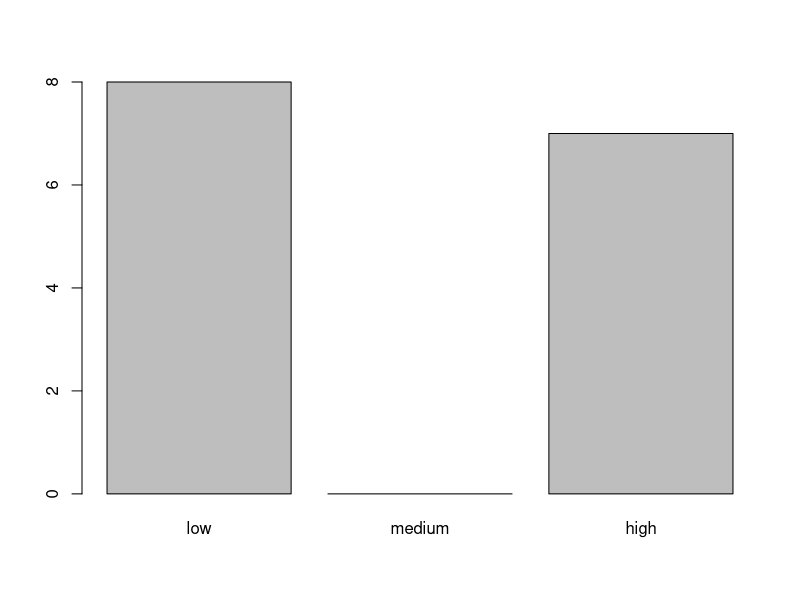
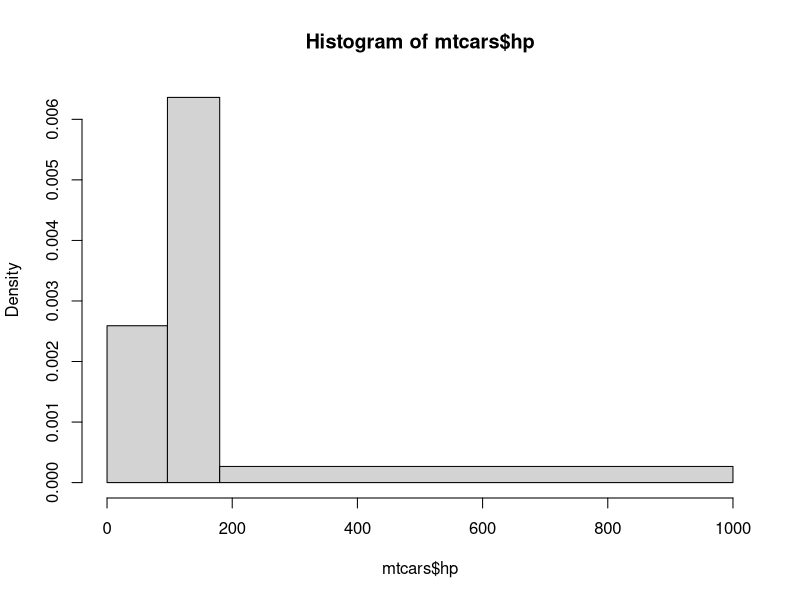
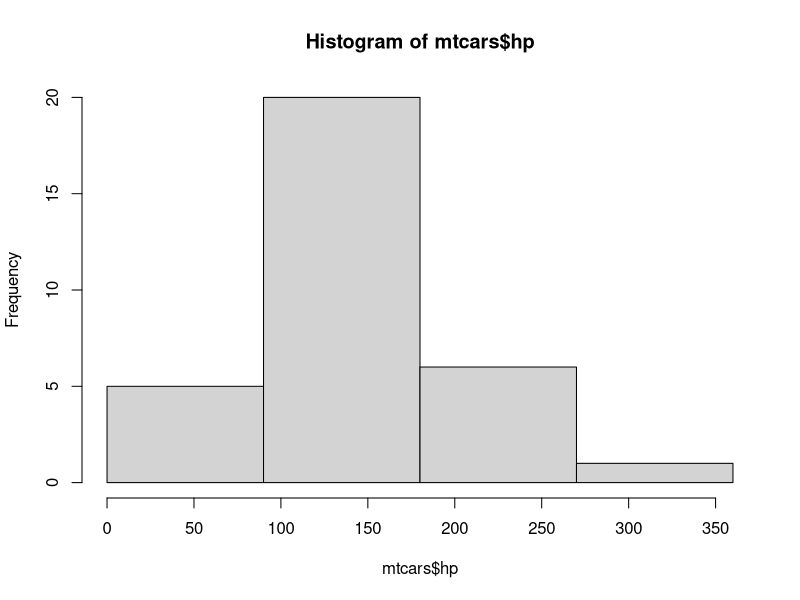
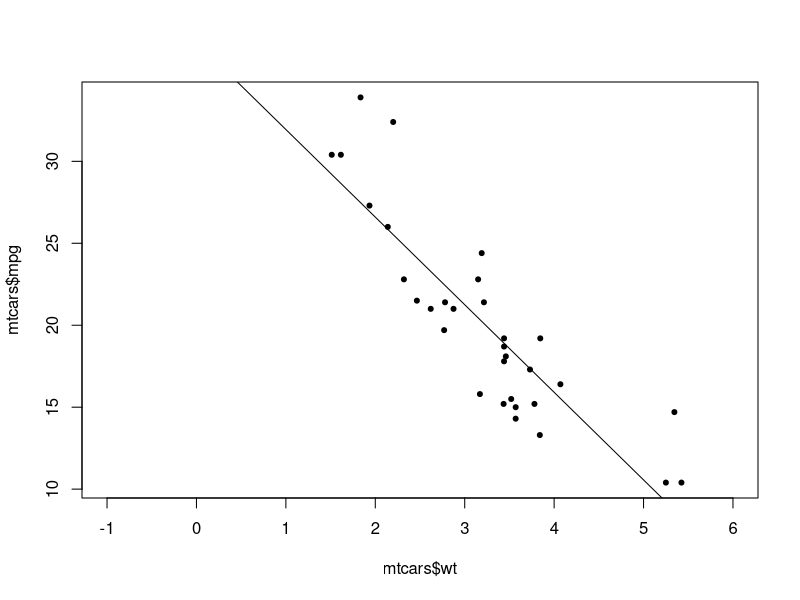

Source code (R) for these figures, in order:
###################################
###################################
########                   ########
########   Data Science 3  ########
########       Lab 6       ######## 
########  21st Nov. 2023    ########
########                   ########
###################################
###################################


# Welcome to lab number 6. Today we'll be learning a few more 
# R/general programming concepts before moving onto lecture examples

########################################
####    Boolean logic, continued    ####
########################################

# the main logic operators in R are as follows:
# the NOT operator, !, turns TRUE into FALSE and vice versa
!TRUE
!FALSE
# the AND operator, &, returns TRUE only if elements on both sides of the operator are TRUE
1==1 & 2==1
# the inclusive OR operator, |, returns TRUE if EITHER of the elements are TRUE
1==1 | 2==1

# there is no operator for exclusive OR, but there is a function, xor()
xor(1==1 , 2==2)

# 1.1 
# mtcars is a database of cars with several variables such as horsepower, weight, number of cylinders etc.
data(mtcars)
head(mtcars)
# Using indexing (square brackets) and the & operator, write a line of code
# that selects only the rows of mtcars with at least 6 cylinders (mtcars$cyl >= 6) and horsepower of at least 110 (mtcars$hp >= 110). Remember to include all the columns.

d2<- mtcars[mtcars$cyl >= 6 & mtcars$hp >= 110, ]
nrow(d2)

#to cearte new columns as 0

d2$newcolumn <- 0
head(d2)

#creste a new variable or column called 'powerful' that takes the value 'low' when the horspower is in the bottom quartle. 'meduim' when is in the middle 2 quartile, and high when hthe horsepower is in the top quartile

mtcars$powerful <- NA #to create an object
quantile(mtcars$hp, 0.5) #it also means the midian, the 50% quartle
median(mtcars$hp)
quantile(mtcars$hp, 0.75)
summary(mtcars$hp)
mtcars$powerful [mtcars$hp < quantile(mtcars$hp, 0.25)] <- 'low'
mtcars$powerful [mtcars$hp >= quantile(mtcars$hp, 0.25)
                    & mtcars$hp <= quantile(mtcars$hp, 0.75)] <- 'meduim'

mtcars$powerful [mtcars$hp >= quantile(mtcars$hp, 0.75)] <- 'high'

#another method

mtcars$powerful <- cut(mtcars$hp, breaks = c(0, 96.5, 180, 1000), labels= c('low', 'meduim', 'high'))

mtcars$powerful <- cut(mtcars$hp, breaks = quantile (mtcars$hp, c(0, 0.25, 0.75, 1)), c('low', 'meduim', 'high'))

library(tidyverse)
mtcars %>% mutate (powerful = case_when (hp < quantile(mtcars$hp, 0.25) ~ 'low',
                                  hp >= 96.5 & hp<= 180 ~ 'meduim',
                                  hp > 180 ~ 'high') )-> mtcars

  mtcars <- mtcars[, colnames(mtcars)!= 'example'] #its nt necessary, it is to delete what has been stored in the class
mtcars$powerful <- factor(mtcars$powerful, levels= c('low', 'medium', 'high'))
  barplot(table(mtcars$powerful))
  hist(mtcars$hp, breaks= c(0, 96.5, 180, 1000))
  hist(mtcars$hp, breaks= c(0, 90, 180, 270, 360))
  summary(mtcars$hp)
### 1.2
# Now select only those rows with either high efficiency (miles per gallon (mpg) of at least 25) or low weight (wt <= 2.5)

#############################
####    If statements    ####
#############################

# The if() function will execute everything after it, either on the same line or in {} brackets,
# only if there is a TRUE boolean statement within the parentheses
x <- 5
if(x > 3) print ('This statement is true')
if(x-4==1){
  new_object <- c('this','statement','is','also','true')
  print(new_object)
}

### 2.1
# Write a function called probe, that takes two arguments, n and w.
# The function should return a character vector of length n, consisting of 'Water' and 'Land', sampled with probability w. (so probability of sampling 'Water' is w)
# If the p argument is not numeric, or if it is not between 0 and 1, the function should return the following message:
# "Please input a probability between 0 and 100000"

probe <- function(n,w) {
  if(w<0 | w>1| !is.numeric(w)){
    return("please input a probability between 0 and 1")
  } 
    listwl <- sample(c("water", "land"), n, prob=c(w, 1-w), replace = T)
    return(listwl)
}

probe("10",2)


# After the if statement we can put an else statement:
if(x-4>1){
  new_object <- c('this','statement','is','also','true')
  print(new_object)
}else{
  print('This is untrue')
}

# A simplified version of if()else is the following:
ifelse(x/2==7,print('Definitely true'),print('categorically false'))

##################################
####    Paste and strsplit    ####
##################################

# paste() and strsplit() can be used to join and separate
# character objects (strings), respectively. For example:

paste('Hello','world!', sep='_')
strsplit('Hello to you too. /My name is Ed.', split='/')

# You'll notice that strsplit returns a list. This allows us to vectorise the function:
strsplit(rownames(mtcars),split=' ')


#####################
####    Loops    ####
#####################

# Loops are algorithms that repeat a procedure over and over until they are instructed to stop.
# There are two main kinds:
# FOR loops iterate over a predetermined set (vector, list, etc)
fruits <- c('apple','banana', 'pineapple','mango','orange')
for(i in fruits){
  print(paste('My favourite fruit is',i,sep=': '))
}

useless_function <- function(n){
  for (i in 1:n){
    print(paste0(i,'. This number is: ', c('even','odd')[i%%2 +1]))
  }
}
useless_function(7)

### 4.1 
data(iris)

# Write a for loop that iterates over the column names of the iris dataset and print each together with the number of characters in the column name in parenthesis. Example output: Sepal.Length (12). To get the number of characters use the function nchar().

# Next, WHILE loops continue to loop until the boolean statment in the defining parentheses, e.g.
x <- 0
while(x<100){
  print(x)
  x <- x+sample(1:20,1)
}

### 4.2 How many numbers do you need in the sequence 1*2*3*4*5*... before the product exceeds 10 million?
# Use a while loop to get the answer

###################################
####    Linear models intro    ####
###################################

# We can run an OLS linear model using lm()
# Inside the lm and other model functions we use formulas
# Formulas have the dependent variable on the left and the independent (predictor) variables on the right with a ~ in between
# Lets run a bivariate regression of car weight (in 1000 pounds/500 kg) on miles per gallon (1mpg = 1km/L)
model <- lm(mtcars$mpg ~ mtcars$wt)
summary(model)

### 5.1
# What does the Estimate for the (Intercept) number represent?
plot(mtcars$wt,mtcars$mpg, pch=20, xlim = c(-1,6))
abline(model)




#it is the predicted fuel effieciency of a car that weighs 0 lbs

### 5.2
# What does the Estimate for the mtcars$wt number represent?

#it is the predicted  change in fuel effieciency associated with a unit chnage in weight (1000lbs change in weight)


### 5.3 
# Is the relationship between these two variables positive or negative? Why do you think that might be?

# the bigger the car, the more fuel it uses, so it is negative

### 5.4 What is the predicted average efficiency in miles per gallon of a 4000 pound (2000kg) car?
#Y= a+bx, where x=4
37.2851 + (-5.3445) * 4
#15.9 mpg
# Let's transform the independent variable:
mtcars$wt_centred <- mtcars$wt - mean(mtcars$wt)
mean(mtcars$wt_centred) #it is zero
var(mtcars$wt_centred) #it is the same, coz we have not diveded
### 5.5
# compare the mean and variance of the new variable with the untransformed variable. What do you notice?

### 5.6
# Run a new regression with new independent variable
# What do you notice about the estimates?
# What is the interpretation of the (Intercept) estimate in this regression?
mode12 <-lm(mtcars$mpg ~ mtcars$wt_centred)
summary(mode12)

#the slope stays the same but the intercept changes
# the value represents the predicted fuel efficeiency for a car of an average weight
### 5.7
# Run the following code:
y <- mtcars$mpg
x <- cbind(1,mtcars$wt)

# A couple of functions for you to know:
# t() returns the transpose of any matrix
# solve() returns the inverse of any (invertible) matrix
# %*% is matrix multiplication
# with that in mind try to code the following expression in R:
# (x'x)^(-1) * (x'y)
# where ' means the transpose
# Run the code you have written. What do you find?



